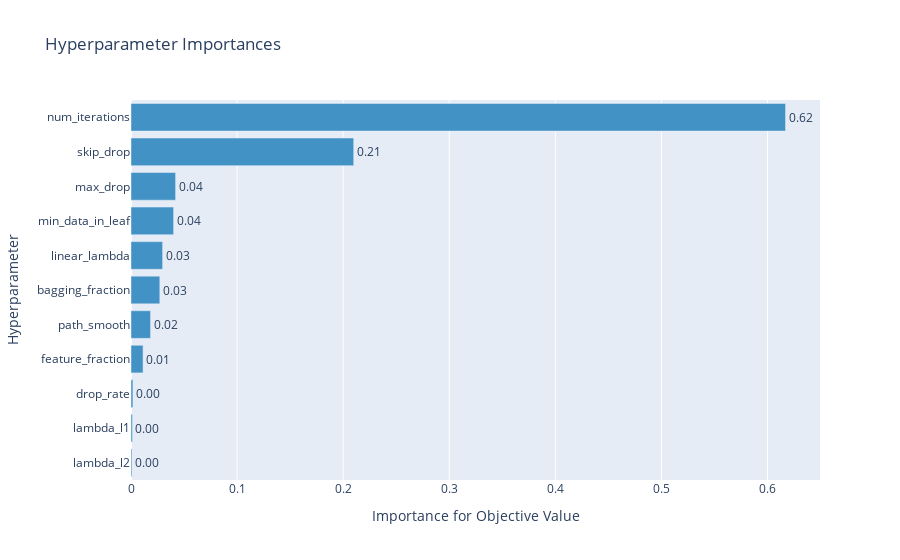

Notebook cell for this chart:
### Code cell
plot_param_importances(study)

### Figure 1 — Plotly figure (JSON) as saved in the notebook; plotly's stock layout.template omitted (floating-point values rounded to 4 significant figures)
{"data": [{"cliponaxis": false, "hovertemplate": ["lambda_l2 (LogUniformDistribution): 0.0009186244662181244<extra></extra>", "lambda_l1 (LogUniformDistribution): 0.0013364349179787122<extra></extra>", "drop_rate (DiscreteUniformDistribution): 0.0018073475036717507<extra></extra>", "feature_fraction (DiscreteUniformDistribution): 0.011368101571333365<extra></extra>", "path_smooth (UniformDistribution): 0.01841439962010952<extra></extra>", "bagging_fraction (DiscreteUniformDistribution): 0.027151062490343953<extra></extra>", "linear_lambda (UniformDistribution): 0.02979534510892348<extra></extra>", "min_data_in_leaf (IntUniformDistribution): 0.040151531524285286<extra></extra>", "max_drop (IntUniformDistribution): 0.04205273811468979<extra></extra>", "skip_drop (DiscreteUniformDistribution): 0.20995096389919338<extra></extra>", "num_iterations (IntUniformDistribution): 0.6170534507832527<extra></extra>"], "marker": {"color": "rgb(66,146,198)"}, "orientation": "h", "text": ["0.0009186244662181244", "0.0013364349179787122", "0.0018073475036717507", "0.011368101571333365", "0.01841439962010952", "0.027151062490343953", "0.02979534510892348", "0.040151531524285286", "0.04205273811468979", "0.20995096389919338", "0.6170534507832527"], "textposition": "outside", "texttemplate": "%{text:.2f}", "type": "bar", "x": [0.0009186, 0.001336, 0.001807, 0.01137, 0.01841, 0.02715, 0.0298, 0.04015, 0.04205, 0.21, 0.6171], "y": ["lambda_l2", "lambda_l1", "drop_rate", "feature_fraction", "path_smooth", "bagging_fraction", "linear_lambda", "min_data_in_leaf", "max_drop", "skip_drop", "num_iterations"]}], "layout": {"autosize": true, "showlegend": false, "title": {"text": "Hyperparameter Importances"}, "xaxis": {"autorange": true, "range": [0, 0.6495], "title": {"text": "Importance for Objective Value"}, "type": "linear"}, "yaxis": {"autorange": true, "range": [-0.5, 10.5], "title": {"text": "Hyperparameter"}, "type": "category"}}}
